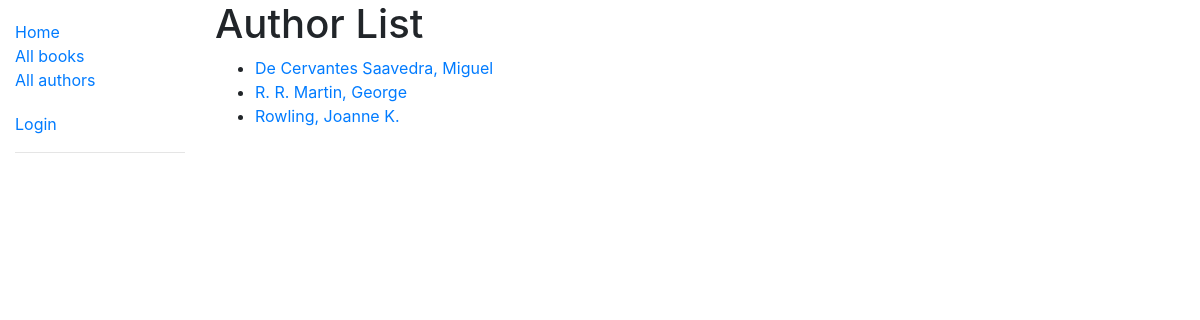
Screenshot of /catalog/authors/ with the database file from the repository.
### catalog/models.py (models this page shows, shortened)
class Author(models.Model):
    first_name = models.CharField(max_length=200)
    last_name = models.CharField(max_length=200)
    date_of_birth = models.DateField(null=True, blank=True)
    date_of_death = models.DateField('Died', null=True, blank=True)
    class Meta:
        ordering = ['last_name', 'first_name']
    def get_absolute_url(self):
        return reverse('author-detail', args=[str(self.id)])

### catalog/views.py (the view)
# urls.py: path('authors/', views.AuthorListView.as_view(), name='authors'),
class AuthorListView(generic.ListView):
    model = Author
    paginate_by = 10

### catalog/templates/catalog/author_list.html (shortened to what this page needs)
{% extends "base_generic.html" %}
{% block content %}
    <h1>Author List</h1>
    {% if author_list %}
        <ul>
            {% for author in author_list %}
                <li>
                    <a href="{{ author.get_absolute_url }}">{{ author.last_name }}, {{ author.first_name }}</a>
                </li>
            {% endfor %}
        </ul>
    {% else %}
        <p>There are no author assigned to any book.</p>
    {% endif %}
{% endblock %}

### rows the page displays
Author: last_name "De Cervantes Saavedra", first_name "Miguel"
Author: last_name "R. R. Martin", first_name "George"
Author: last_name "Rowling", first_name "Joanne K."
